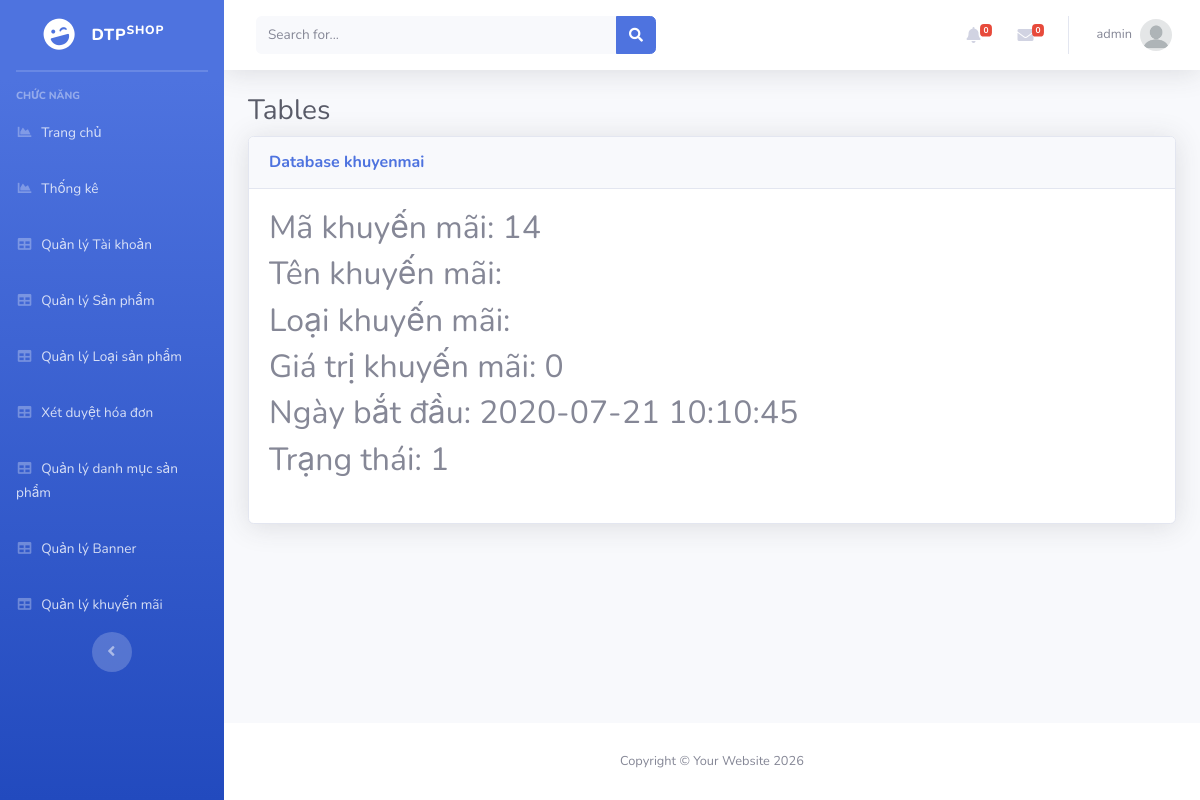
The app's page /Admin/index.php?mod=khuyenmai&act=detail&id=14 (signed in) with its own data.
### tables this page shows
CREATE TABLE `khuyenmai` (
  `MaKM` int(11) NOT NULL,
  `TenKM` varchar(100) NOT NULL,
  `LoaiKM` varchar(20) NOT NULL,
  `GiaTriKM` float(11,0) NOT NULL,
  `NgayBD` datetime NOT NULL,
  `TrangThai` int(11) NOT NULL
);

### Admin/MVC/controllers/KhuyenmaiController.php (called while the page is built, shortened)
<?php
class KhuyenmaiController
{
	var $khuyenmai_model;
	function __construct()
	{
		$this->khuyenmai_model = new khuyenmai();
	}
	public function detail()
	{
		$id = isset($_GET['id']) ? $_GET['id'] : 5;
		$data = $this->khuyenmai_model->find($id);
		require_once("MVC/Views/Admin/index.php");
	}
}

### Admin/MVC/Models/connection.php (called while the page is built, shortened)
<?php
    class Connection{
        function __construct()
        {
            $severname ="localhost";
            $username ="root";
            $password ="";
            $db_name ="shopphone";
            $this->conn = new mysqli($severname,$username,$password,$db_name);
        }
    }
?>

### Admin/MVC/Models/model.php (called while the page is built, shortened)
<?php
require_once("connection.php");
class Model
{
    var $conn;
    var $table;
    var $contens;
    function __construct()
    {
        $conn_obj = new Connection();
        $this->conn = $conn_obj->conn;
    }
    function find($id)
    {
        $query = "select * from $this->table where $this->contens =$id";
        return $this->conn->query($query)->fetch_assoc();
    }
}

### Admin/MVC/Views/khuyenmai/detail.php (the view)
<table class="table table-bordered" id="dataTable" width="100%" cellspacing="0">
<?php if(isset($data) and $data != null) { ?>
    <h2>Mã khuyến mãi: <?= $data['MaKM'] ?></h2>
    <h2>Tên khuyến mãi: <?= $data['TenKM'] ?></h2>
    <h2>Loại khuyến mãi: <?= $data['LoaiKM'] ?></h2>
    <h2>Giá trị khuyến mãi: <?= $data['GiaTriKM'] ?></h2>
    <h2>Ngày bắt đầu: <?= $data['NgayBD'] ?></h2>
    <h2>Trạng thái: <?= $data['TrangThai'] ?></h2>
<?php } ?>
</table>

### records on screen
khuyenmai: MaKM "14", GiaTriKM "0", NgayBD "2020-07-21 10:10:45", TrangThai "1"

### other values on screen
$_SESSION['login']['TaiKhoan'] "admin"
$mod "khuyenmai"
